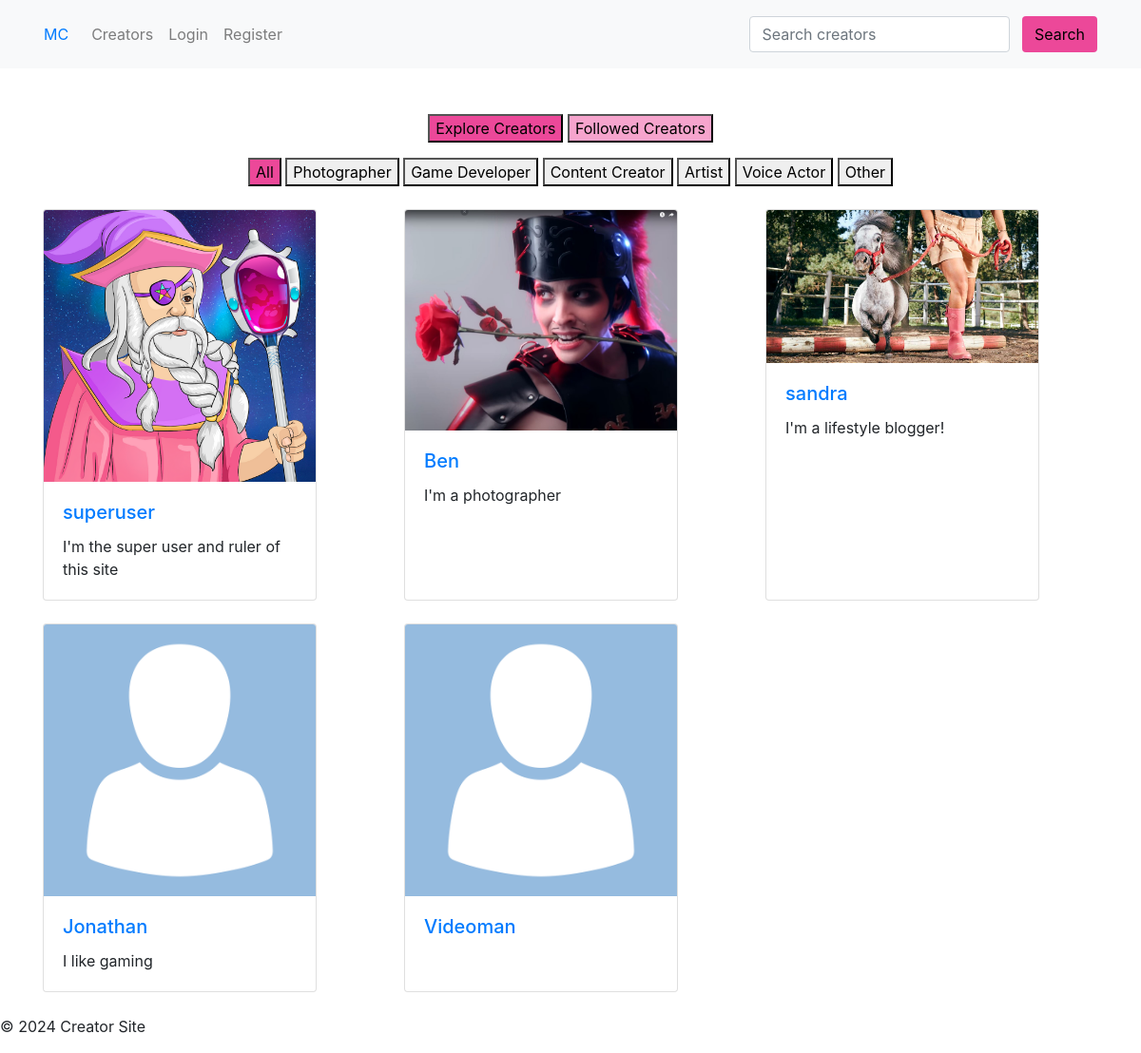
The app's page /creators/, older data.
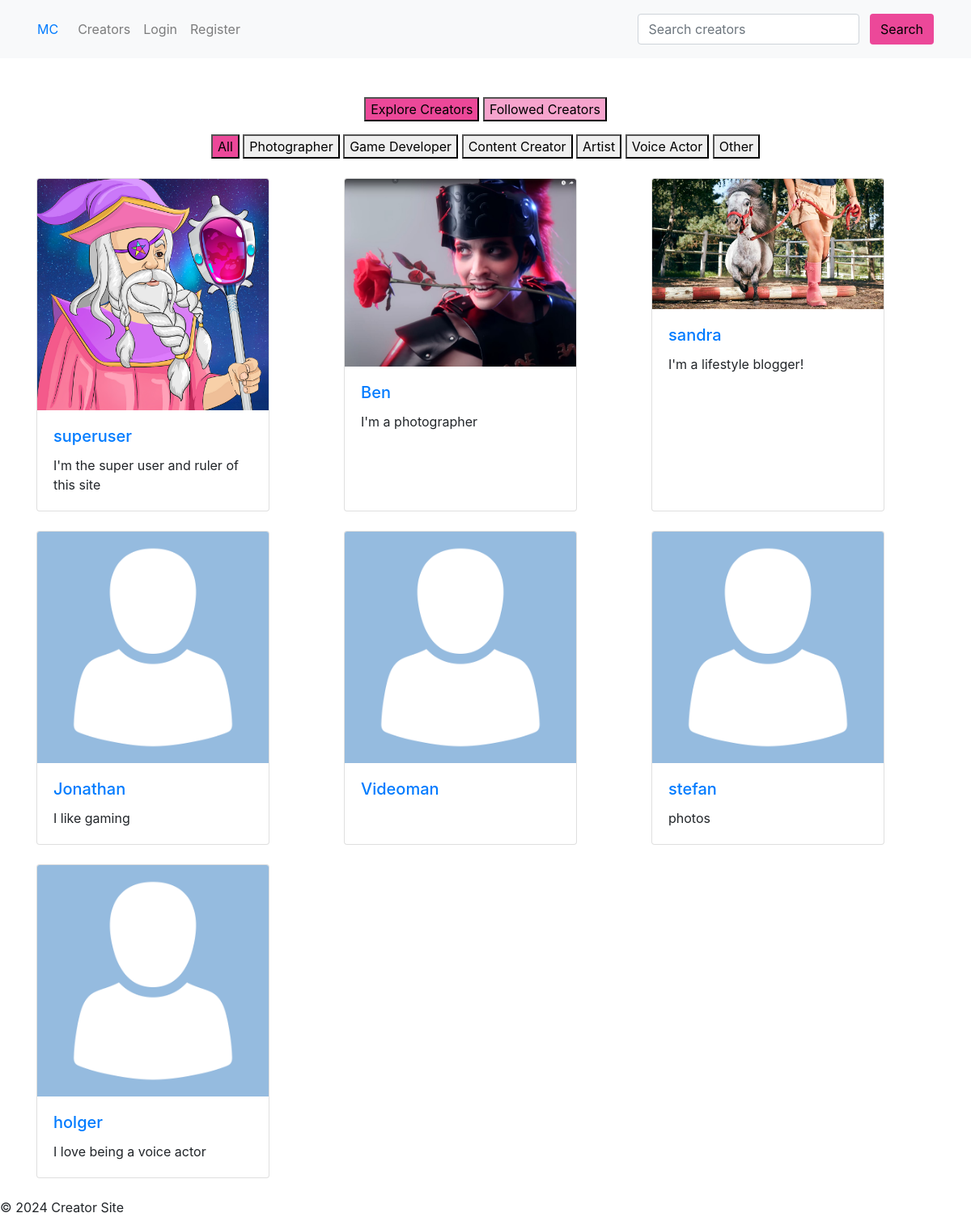
The same page, newer data.
### creators/models.py (models this page shows, shortened)
class Creator(models.Model):
    CREATOR_TYPES = [
        ('PHOTOGRAPHER', 'Photographer'),
        ('GAME_DEVELOPER', 'Game Developer'),
        ('CONTENT_CREATOR', 'Content Creator'),
        ('ARTIST', 'Artist'),
        ('VOICE_ACTOR', 'Voice Actor'),
        ('OTHER', 'Other'),
    ]
    STATUS_CHOICES = [
        ('PENDING', 'Pending'),
        ('APPROVED', 'Approved'),
        ('REJECTED', 'Rejected'),
    ]
    user = models.OneToOneField(User, on_delete=models.CASCADE)
    avatar = models.ImageField(upload_to='creator_avatars/', null=True, blank=True)
    about_me = models.TextField(blank=True)
    creator_type = models.CharField(max_length=20, choices=CREATOR_TYPES, default='OTHER')
    status = models.CharField(max_length=10, choices=STATUS_CHOICES, default='PENDING')
    request_message = models.TextField(blank=True)
    followers = models.ManyToManyField(User, related_name='following', blank=True)

### creators/views.py (the view)
# urls.py: path('creators/', views.CreatorListView.as_view(), name='creator_list'),
class CreatorListView(ListView):
    model = Creator
    template_name = 'creators/creator_list.html'
    context_object_name = 'creators'
    def get_queryset(self):
        queryset = super().get_queryset().filter(status='APPROVED')
        search_query = self.request.GET.get('search')
        if search_query:
            queryset = queryset.filter(
                Q(user__username__icontains=search_query) |
                Q(about_me__icontains=search_query)
            )
        return queryset
    def get_context_data(self, **kwargs):
        context = super().get_context_data(**kwargs)
        if self.request.user.is_authenticated:
            context['followed_creators'] = Creator.objects.filter(followers=self.request.user)
        context['creator_types'] = dict(Creator.CREATOR_TYPES)
        if self.request.user.is_staff or self.request.user.is_superuser:
            context['pending_creators'] = Creator.objects.filter(status='PENDING').exclude(about_me='')
        return context

### creators/templates/creators/creator_list.html (shortened to what this page needs)
{% extends 'base.html' %}
{% load static %}
{% block content %}
<div class="container mt-5">
    <div class="row justify-content-center">
        <div class="col-md-6 text-center">
            <div class="creator-nav">
                <button type="button" id="explore_button" class="creator-button active" data-target="explore">Explore Creators</button>
                <button type="button" id="followed_button" class="creator-button unactive" data-target="followed">Followed Creators</button>
            </div>
        </div>
    </div>
    <div class="row justify-content-center mt-3">
        <div class="col-md-8">
            <div class="filter-buttons text-center">
                <button class="filter-btn active" data-filter="all">All</button>
                {% for type_key, type_name in creator_types.items %}
                    <button class="filter-btn" data-filter="{{ type_key }}">{{ type_name }}</button>
                {% endfor %}
            </div>
        </div>
    </div>
    <div class="mt-4">
        <div id="explore_creators" class="shown creator-container">
            <div class="row creators-row">
                {% for creator in creators %}
                    <div class="col-md-4 mb-4 creator-col">
                        <div class="card creator-item" data-type="{{ creator.creator_type }}" style="width: 18rem;">
                            <a href="{% url 'creator_aboutme' username=creator.user.username %}">
                                {% if creator.avatar %}
                                    <img class="card-img-top" src="{{ creator.avatar.url }}" alt="{{ creator.user.username }}'s avatar" class="avatar">
                                {% else %}
                                    <img class="card-img-top" src="{% static 'images/placeholderavatar.png' %}" alt="{{ creator.user.username }}'s avatar" class="avatar">
                                {% endif %}
                            </a>
                            <div class="card-body">
                                <a href="{% url 'creator_aboutme' username=creator.user.username %}">
                                    <h5 class="card-title">{{ creator.user.username }}</h5>
                                </a>
                                <p class="card-text">{{ creator.about_me|truncatewords:20 }}</p>
                            </div>
                        </div>
                    </div>
                {% endfor %}
            </div>
        </div>
            </div>
        </div>
{% endblock %}

Row changes from the older to the newer data that the page shows:
now on this page (row edited): Creator: user.username "stefan", about_me "photos"
now on this page (row edited): Creator: user.username "holger", about_me "I love being a voice actor"
